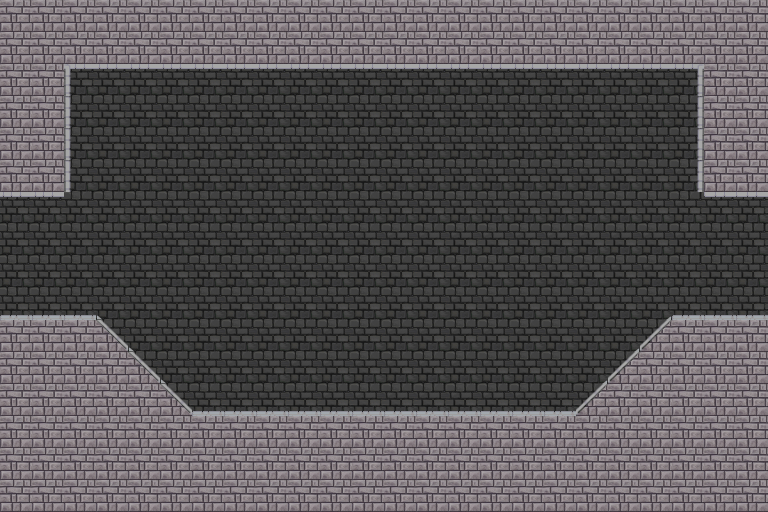

This game map was drawn from its Tiled (.tmx) file and the tilesets committed beside it. A one-line description and the trimmed map source follow:
An orthogonal 24x16 tile map with 32x32 px tiles, 3 tile layers (Слой тайлов 1, Слой тайлов 2, Fire), 5 tilesets and 1 object.

<map version="1.0" orientation="orthogonal" renderorder="right-down" width="24" height="16" tilewidth="32" tileheight="32" nextobjectid="35">
 <properties>
  <property name="Down" value="No" />
  <property name="Height" type="float" value="5.12" />
  <property name="Left" value="Yes" />
  <property name="Right" value="Yes" />
  <property name="Up" value="No" />
  <property name="Width" type="float" value="7.68" />
 </properties>
 <tileset firstgid="1" name="wall" tilewidth="32" tileheight="32" tilecount="1" columns="1">
  <image source="../Resources/wall.jpg" width="32" height="32" />
  <tile id="0">
   <properties>
    <property name="Height" type="float" value="5.12" />
    <property name="Width" type="float" value="10.24" />
   </properties>
  </tile>
 </tileset>
 <tileset firstgid="2" name="castle" tilewidth="32" tileheight="32" spacing="1" margin="1" tilecount="465" columns="31">
  <image source="../Resources/castle.png" width="1024" height="512" />
 </tileset>
 <tileset firstgid="467" name="Fire" tilewidth="32" tileheight="64" tilecount="32" columns="8">
  <image source="../Resources/Fire.png" width="256" height="256" />
  <tile id="0">
   <properties>
    <property name="FireFrame" value="1" />
   </properties>
  </tile>
  <tile id="1">
   <properties>
    <property name="FireFrame" value="2" />
   </properties>
  </tile>
  <tile id="2">
   <properties>
    <property name="FireFrame" value="3" />
   </properties>
  </tile>
  <tile id="3">
   <properties>
    <property name="FireFrame" value="4" />
   </properties>
  </tile>
  <tile id="4">
   <properties>
    <property name="FireFrame" value="5" />
   </properties>
  </tile>
  <tile id="5">
   <properties>
    <property name="FireFrame" value="6" />
   </properties>
  </tile>
  <tile id="6">
   <properties>
    <property name="FireFrame" value="7" />
   </properties>
  </tile>
  <tile id="7">
   <properties>
    <property name="FireFrame" value="8" />
   </properties>
  </tile>
  <tile id="8">
   <properties>
    <property name="FireFrame" value="9" />
   </properties>
  </tile>
  <tile id="9">
   <properties>
    <property name="FireFrame" value="10" />
   </properties>
  </tile>
  <tile id="10">
   <properties>
    <property name="FireFrame" value="11" />
   </properties>
  </tile>
  <tile id="11">
   <properties>
    <property name="FireFrame" value="12" />
   </properties>
  </tile>
  <tile id="12">
   <properties>
    <property name="FireFrame" value="13" />
   </properties>
  </tile>
  <tile id="13">
   <properties>
    <property name="FireFrame" value="14" />
   </properties>
  </tile>
  <tile id="14">
   <properties>
    <property name="FireFrame" value="15" />
   </properties>
  </tile>
  <tile id="15">
   <properties>
    <property name="FireFrame" value="16" />
   </properties>
  </tile>
  <tile id="16">
   <properties>
    <property name="FireFrame" value="17" />
   </properties>
  </tile>
  <tile id="17">
   <properties>
    <property name="FireFrame" value="18" />
   </properties>
  </tile>
  <tile id="18">
   <properties>
    <property name="FireFrame" value="19" />
   </properties>
  </tile>
  <tile id="19">
   <properties>
    <property name="FireFrame" value="20" />
   </properties>
  </tile>
  <tile id="20">
   <properties>
    <property name="FireFrame" value="21" />
   </properties>
  </tile>
  <tile id="21">
   <properties>
    <property name="FireFrame" value="22" />
   </properties>
  </tile>
  <tile id="22">
   <properties>
    <property name="FireFrame" value="23" />
   </properties>
  </tile>
  <tile id="23">
   <properties>
    <property name="FireFrame" value="24" />
   </properties>
  </tile>
  <tile id="24">
   <properties>
    <property name="FireFrame" value="25" />
   </properties>
  </tile>
  <tile id="25">
   <properties>
    <property name="FireFrame" value="26" />
   </properties>
  </tile>
  <tile id="26">
   <properties>
    <property name="FireFrame" value="27" />
   </properties>
  </tile>
  <tile id="27">
   <properties>
    <property name="FireFrame" value="27" />
   </properties>
  </tile>
  <tile id="28">
   <properties>
    <property name="FireFrame" value="28" />
   </properties>
  </tile>
  <tile id="29">
   <properties>
    <property name="FireFrame" value="29" />
   </properties>
  </tile>
  <tile id="30">
   <properties>
    <property name="FireFrame" value="30" />
   </properties>
  </tile>
  <tile id="31">
   <properties>
    <property name="FireFrame" value="31" />
   </properties>
  </tile>
 </tileset>
 <tileset firstgid="499" name="Torch" tilewidth="34" tileheight="60" tilecount="1" columns="1">
  <image source="../Resources/Torch.png" width="34" height="60" />
 </tileset>
 <tileset firstgid="500" name="Wall_DelbekeHannes" tilewidth="32" tileheight="32" tilecount="1" columns="1">
  <image source="../Resources/Wall_DelbekeHannes.jpeg" width="32" height="32" />
 </tileset>
 <layer name="Слой тайлов 1" width="24" height="16">
  <data>[384 cells, 384 non-empty, 1 distinct tile ids]</data>
 </layer>
 <layer name="Слой тайлов 2" width="24" height="16">
  <data>[384 cells, 195 non-empty, 6 distinct tile ids]</data>
 </layer>
 <layer name="Fire" width="24" height="16">
  <data>[384 cells, 372 non-empty, 7 distinct tile ids]</data>
 </layer>
 <objectgroup name="ground">
  <properties>
   <property name="height" type="float" value="0" />
  </properties>
  <object id="34" x="64" y="192">
   <polyline points="0,0 -160,0 -160,128 32,128 128,224 512,224 608,128 768,128 768,32 768,0 640,0 640,-128 0,-128 0,0" />
  </object>
 </objectgroup>
</map>
